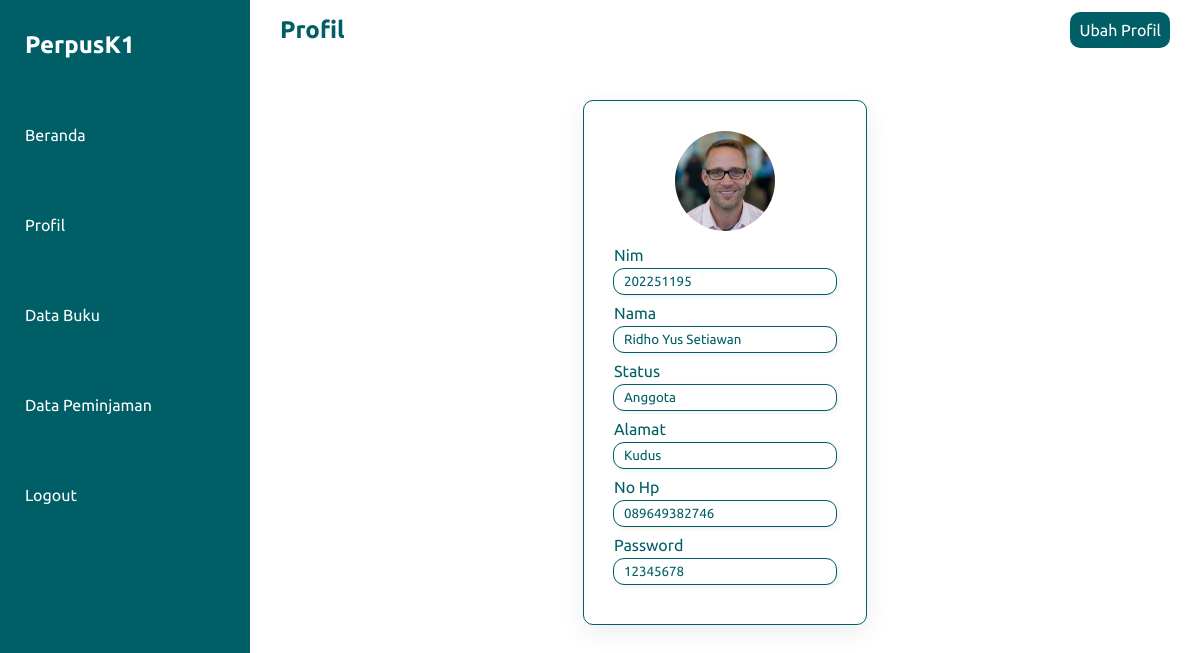
The app's page /halaman_anggota/profil.php (signed in) with its own data.
### tables this page shows
CREATE TABLE `tb_anggota` (
  `nim` int(9) NOT NULL,
  `nama` varchar(40) NOT NULL,
  `status` varchar(20) NOT NULL,
  `alamat` varchar(40) NOT NULL,
  `no_hp` varchar(15) NOT NULL,
  `password` varchar(100) NOT NULL,
  `gambar` varchar(40) NOT NULL
);

### halaman_anggota/profil.php (the view, shortened to what this page needs)
<?php
require "functions.php";
$username = $_SESSION['username'];
$datas = mysqli_query($koneksi, "SELECT * FROM tb_anggota WHERE nim = '$username'");
$data = mysqli_fetch_array($datas);
?>
<!DOCTYPE html>
<html lang="en">
<head>
    <link rel="stylesheet" href="../style.css">
</head>
<body>
    <div class="container">
        <div class="navigation">
            <div class="logo-admin">
                <h2>PerpusK1</h2>
            </div>
            <ul>
                <li><a href="index.php">Beranda</a></li>
                <li><a href="profil.php">Profil</a></li>
                <li><a href="data_buku.php">Data Buku</a></li>
                <li><a href="data_pinjam.php">Data Peminjaman</a></li>
                <li><a onclick="return confirm('Apakah anda yakin ingin keluar?')" href="../logout.php">Logout</a></li>
            </ul>
        </div>
    </div>
    <div class="main">
        <div class="top-bar">
            <div class="nama-menu">
                <h2>Profil</h2>
            </div>
            <div class="btn-tambah">
                <a href="ubah_profil.php?id=<?= $data['nim'] ?>">Ubah Profil</a>
            </div>
        </div>
        <div class="details">
            <div class="input-grub">
                <form>
                    <div class="input-box">
                        <img class="img-profil" src="../kelola_anggota/img/<?= $data['gambar'] ?>" alt="">
                    </div>
                    <div class="input-box">
                        <label>Nim</label>
                        <input readonly type="text" value="<?= $data['nim'] ?>">
                    </div>
                    <div class="input-box">
                        <label>Nama</label>
                        <input readonly type="text" value="<?= $data['nama'] ?>">
                    </div>
                    <div class="input-box">
                        <label>Status</label>
                        <input readonly type="text" value="<?= $data['status'] ?>">
                    </div>
                    <div class="input-box">
                        <label>Alamat</label>
                        <input readonly type="text" value="<?= $data['alamat'] ?>">
                    </div>
                    <div class="input-box">
                        <label>No Hp</label>
                        <input readonly type="text" value="<?= $data['no_hp'] ?>">
                    </div>
                    <div class="input-box">
                        <label>Password</label>
                        <input readonly type="text" value="<?= $data['password'] ?>">
                    </div>
                </form>
            </div>
        </div>
    </div>
</body>
</html>

### style.css (style rules this page uses)
* { font-family: 'Ubuntu', sans-serif; margin: 0; padding: 0; box-sizing: border-box; }
:root { --hijau: #005f66; --hijau-muda: rgb(0, 183, 196); --hijau-muda-muda: rgb(233, 254, 255); --white: #ffffff; --hijau-tua: #00363a; --gray: #ebebeb; }
body { min-height: 100vh; overflow-x: hidden; }
.container { position: relative; width: 100%; }
.navigation { position: fixed; width: 250px; height: 100%; background: var(--hijau); border-left: 10px solid var(--hijau); transition: 0.5s; overflow: hidden; }
.navigation ul { position: absolute; left: 0; width: 100%; }
.navigation ul li { position: relative; width: 100%; list-style: none; }
.navigation ul li a,h2 { position: relative; display: block; width: 100%; display: flex; text-decoration: none; color: var(--white); height: 90px; line-height: 90px; text-align: center; padding-left: 15px; }
.main { position: relative; width: calc(100% - 250px); left: 250px; min-height: 100vh; background: var(--white); }
.top-bar { color: var(--hijau); width: 100%; height: 60px; display: flex; justify-content: space-between; align-items: center; padding: 0px 30px; }
.top-bar .nama-menu h2 { padding: 0; color: var(--hijau); }
.top-bar .btn-tambah a { background-color: var(--hijau); color: var(--white); padding: 9px; text-decoration: none; border-radius: 10px; }
.details { width: 100%; display: flex; position: relative; background-color: var(--white); padding-top: 40px; }
.input-grub { background-color: var(--white); display: flex; margin: auto; box-shadow: 0 7px 25px rgba(0, 0, 0, 0.08); padding: 30px; border-radius: 10px; border: 1px solid var(--hijau); }
.input-grub .input-box { display: flex; flex-direction: column; color: var(--hijau); }
.input-grub .input-box input[type="text"] { color: var(--hijau); margin: 5px 0px; margin-bottom: 10px; border: none; outline: 1px solid var(--hijau); padding: 5px 10px; border-radius: 10px; box-shadow: 2px 2px 6px rgba(0, 0, 0, 0.082); }
.img-profil { display: flex; width: 100px; margin: auto; border-radius: 50%; margin-bottom: 15px; }

### records on screen
tb_anggota: gambar (picture), nim "202251195", nama "Ridho Yus Setiawan", status "Anggota", alamat "Kudus", no_hp "089649382746", password "12345678"
